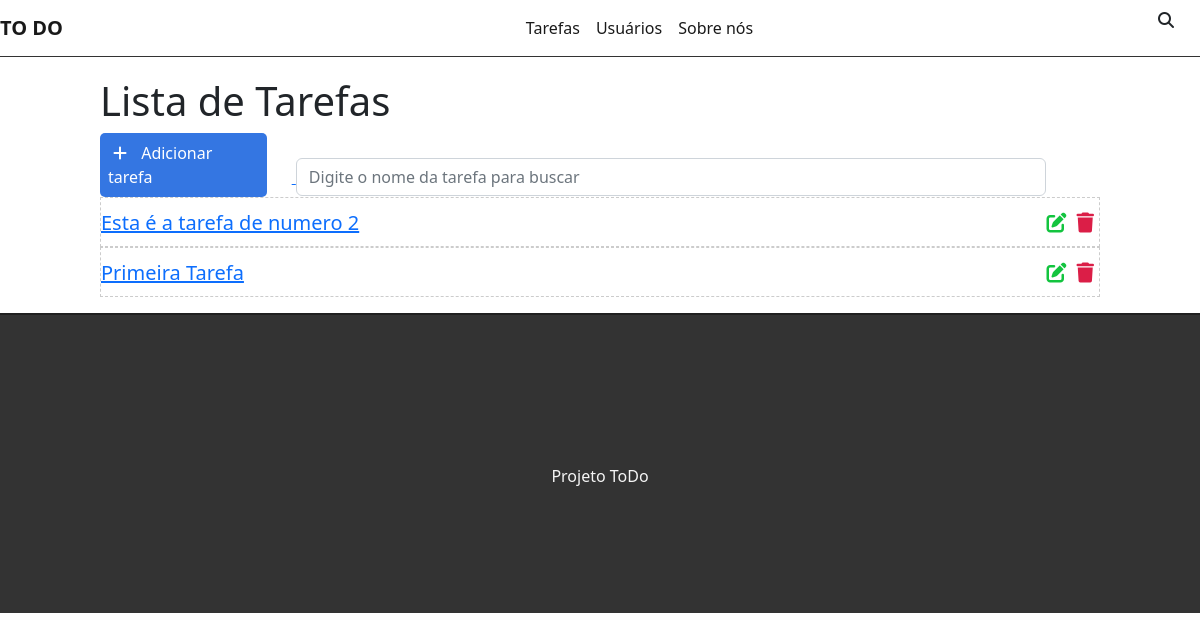
The app's page /, older data.
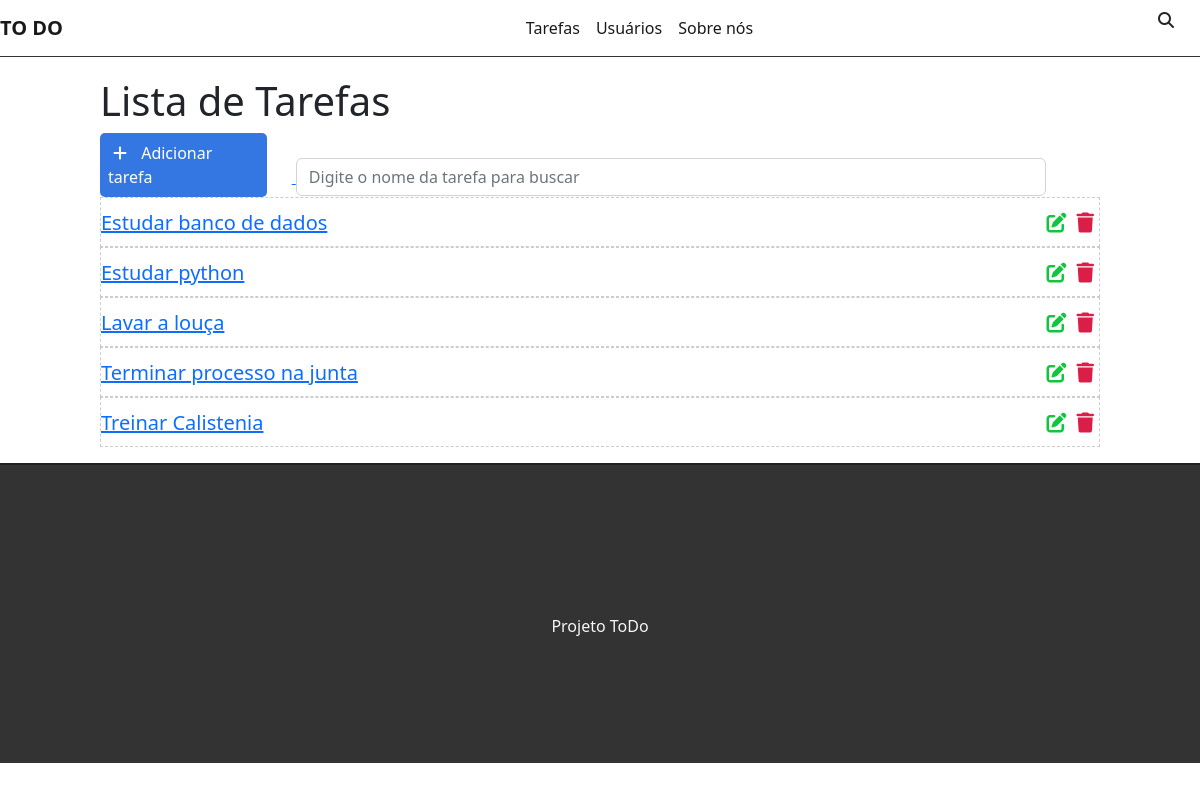
The same page, newer data.
### tasks/models.py (models this page shows, shortened)
class Task(models.Model):
    STATUS = (
        ('doing', 'Doing'),
        ('done', 'Done'),
    )
    title = models.CharField(max_length=255)
    description = models.TextField()
    done = models.CharField(
        max_length=5,
        choices=STATUS,
    )
    created_at = models.DateTimeField(auto_now_add=True)
    updated_at = models.DateTimeField(auto_now=True)

### tasks/views.py (the view)
# urls.py: path('', views.taskList, name='task-list'),
def taskList(request):
    tasks = Task.objects.all().order_by('-created_at')
    return render(request, 'tasks/list.html', {'tasks': tasks})

### tasks/templates/tasks/list.html (shortened to what this page needs)
{% extends 'base.html' %}
{% block content %}
<div class="offset-1 col-10 list-div">
    <h1> Lista de Tarefas</h1>
    <a id="add-link" href="newtask/">
        <div class="col-2 add-div">
            <i class="fas fa-plus"></i> Adicionar tarefa
        </div>
    </a>
    <div class="col-9 search-div">
        <input class="form-control" type="text" id="search" name="search" placeholder="Digite o nome da tarefa para buscar">
        <i class="fas fa-search"></i>
    </div>
    <ul class="task-list">
        {% for task in tasks %}
        <li class="task-item">
            <span><a href="/task/{{task.id}}">{{task.title}}</a></span>
            <a href="delete/{{task.id}}"><span><i class="fas fa-trash"></i></span></a>
            <a href="edit/{{task.id}}"><span><i class="fas fa-edit"></i></span></a>
        </li>
        {% endfor %}
    </ul>
</div>
{% endblock %}

### tasks/templates/base.html (shortened to what this page needs)
 {% load static %}
<!DOCTYPE html>
<html lang="en">
<head>
    <link rel="stylesheet" href="https://cdn.jsdelivr.net/npm/bootstrap@5.2.3/dist/css/bootstrap.min.css">
    <link rel="stylesheet" href="{% static 'css/styles.css'%}">
</head>
<body>
    <div class="container-fluid">
        <nav class="navbar navbar-expand-lg bg-body-tertiary">
            <div class="container-fluid">
                <a class="navbar-brand" href="/">TO DO</a>
                <div class="collapse navbar-collapse" id="navbarSupportedContent">
                <ul class="navbar-nav me-auto mb-2 mb-lg-0">
                    <li class="nav-item">
                        <a class="nav-link active" aria-current="page" href="#">Tarefas</a>
                    </li>
                    <li class="nav-item">
                        <a class="nav-link active" aria-current="page" href="#">Usuários</a>
                    </li>
                    <li class="nav-item">
                        <a class="nav-link active" aria-current="page" href="#">Sobre nós</a>
                    </li>
                </ul>
                </div>
            </div>
            </nav>
        {% block content %}{% endblock %}
        <footer>
            <p>Projeto ToDo</p>
        </footer>
    </div>
</body>
</html>

### tasks/static/css/styles.css (style rules this page uses)
.container-fluid { padding: 0; }
.navbar { border-bottom: 1px solid #333; margin-bottom: 20px; }
.navbar-nav { margin: auto; }
.navbar-brand { font-weight: bold; }
.add-div { background-color: #3476e2; cursor: pointer; display: inline-block; color: #fff; padding: 8px; border-radius: 5px; margin-right: 25px; }
.fas.fa-plus { color: #fff; margin-right:10px; margin-left:5px }
.fas.fa-search { position:absolute; top:12px; right: 26px; }
.search-div { padding: 0px; margin-top:15px; margin: bottom 15px; display: inline-block; }
.task-list { padding-left: 0 ; }
.task-item { list-style: none; font-size:20px; height: 50px; padding-top: 10px; border:1px dashed #ccc; border-bottom: 1px dashed #ccc; }
.fas.fa-trash, .fas.fa-edit { cursor:pointer; margin: 5px; font-size:20px; float: right; }
.fas.fa-trash { color: #db1e47 }
.fas.fa-edit { color: #13c43f; }
footer { background-color:#333; height: 300px; border-top: 2px solid #202020 }
footer p { color: #f5f5f5; text-align: center; top: 50%; position: relative; }

Row changes from the older to the newer data that the page shows:
added Task: title "Estudar banco de dados"
added Task: title "Estudar python"
added Task: title "Lavar a louça"
changed Task: title "Esta é a tarefa de numero 2" → "Terminar processo na junta"
changed Task: title "Primeira Tarefa" → "Treinar Calistenia"
